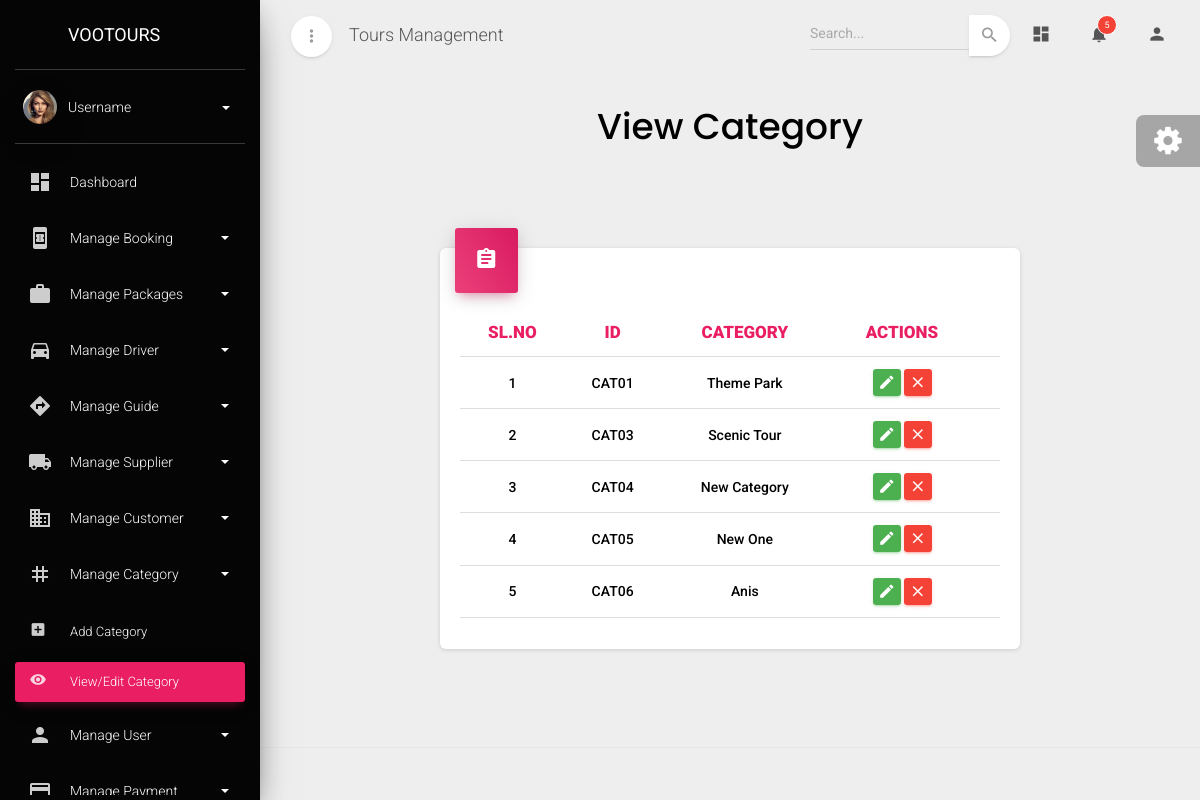
The app's page /viewcategory with its own data.
### admin_dashboard/models.py (models this page shows, shortened)
class Category(models.Model):
    category_id=models.CharField(max_length=10, primary_key=True, editable=False)
    category_name=models.CharField(max_length=30,unique=True)
    no_of_adult=models.BooleanField(default=True)
    no_of_child=models.BooleanField(default=True)
    no_of_infant=models.BooleanField(default=True)
    rate_of_adult=models.BooleanField(default=True)
    rate_of_child=models.BooleanField(default=True)
    rate_of_infant=models.BooleanField(default=True)
    pickup_location=models.BooleanField(default=True)
    drop_location=models.BooleanField(default=True)
    room_no=models.BooleanField(default=True)
    remark=models.BooleanField(default=True)
    date=models.BooleanField(default=True)
    time=models.BooleanField(default=True)
    pickup_time=models.BooleanField(default=True)
    transfer_type=models.BooleanField(default=True)
    vehicle_type=models.BooleanField(default=True)
    vehicle_name=models.BooleanField(default=True)
    no_of_luggage=models.BooleanField(default=True)
    flight_time=models.BooleanField(default=True)

### admin_dashboard/views.py (the view)
# urls.py: path('viewcategory',View_category,name="view_category"),
def View_category(request):
    data=Category.objects.all()
    return render(request,'view_category.html',{'data':data})

### admin_dashboard/templates/view_category.html (shortened to what this page needs)
{% extends "base.html" %}
{% block content %}
<div class="content">
  <div class="container-fluid">
    <div class="row text-center">
      <h2
        class="font-weight-bold"
        style="font-family: poppins, serif; color: #000"
      >
        View Category
      </h2>
    </div>
    <div class="row mt-2">
      <div class="mt-5">
        <div class="row" id="supplier-allocation-content">
          <div class="col-2"></div>
          <div class="col-lg-8 col-md-12 col-md-12">
            <div class="card">
              <div class="card-header card-header-rose card-header-icon">
                <div class="card-icon">
                  <i class="material-icons">assignment</i>
                </div>
              </div>
              <div class="card-body">
                <div class="table-responsive">
                  <table class="table">
                    <thead>
                      <tr>
                        <th class="text-center  text-rose" style="font-weight: 900;" >SL.NO</th>
                        <th class="text-center  text-rose" style="font-weight: 900;" >ID</th>
                        <th class="text-center  text-rose" style="font-weight: 900;" >CATEGORY</th>
                        <th class="text-center  text-rose" style="font-weight: 900;" >ACTIONS</th>
                        <th class="text-center  text-rose" style="font-weight: 900;" ></th>
                      </tr>
                    </thead>
                    <tbody>
                      {% for i in data %}
                      <tr>
                        <tr>
                          <td class="text-center" style="font-weight: 500;">{{forloop.counter}}</td>
                          <td class="text-center text-capitalize" style="font-weight: 500;">{{i.category_id}}</td>
                          <td class="text-center text-capitalize" style="font-weight: 500;">{{i.category_name}}</td>
                          <td class="td-actions text-center">
                            <button type="button" rel="tooltip" class="btn btn-success" data-toggle="modal" data-target="#editModal{{i.category_id}}" onclick="openEditModal('{{i.category_id}}')"> <i class="material-icons">edit</i> </button>
                            <button type="button" rel="tooltip" class="btn btn-danger" data-toggle="modal" data-target="#deleteModal{{i.category_id}}" onclick="openDeleteModal('{{i.category_id}}')"> <i class="material-icons">close</i> </button>
                          </td>
                          <td class="text-center text-capitalize" style="font-weight: 500;"></td>
                      </tr>
                      {% endfor %}
                    </tbody>
                  </table>
                </div>
              </div>
            </div>
          </div>
          <div class="col-2"></div>
        </div>
      </div>
    </div>
  </div>
</div>
{% endblock content %}

### records on screen
Category: category_id "CAT01", category_name "Theme Park"
Category: category_id "CAT03", category_name "Scenic Tour"
Category: category_id "CAT04", category_name "New Category"
Category: category_id "CAT05", category_name "New One"
Category: category_id "CAT06", category_name "Anis"
